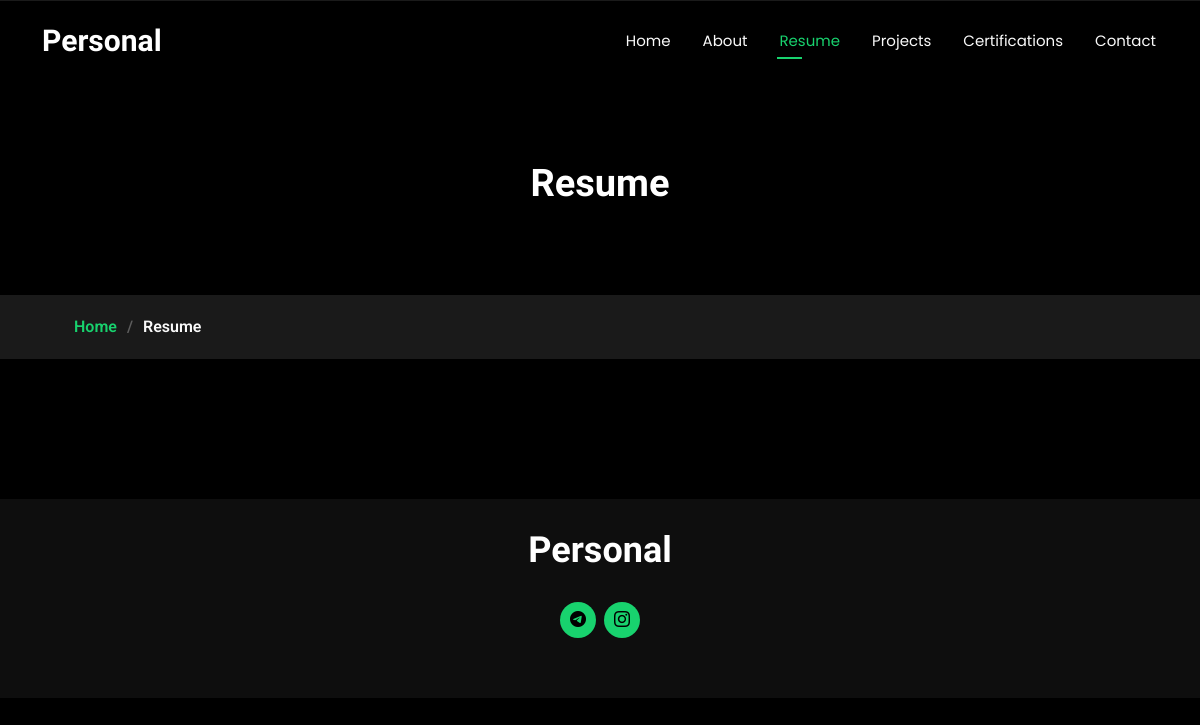
/resume/, run on an earlier commit of the app's database.
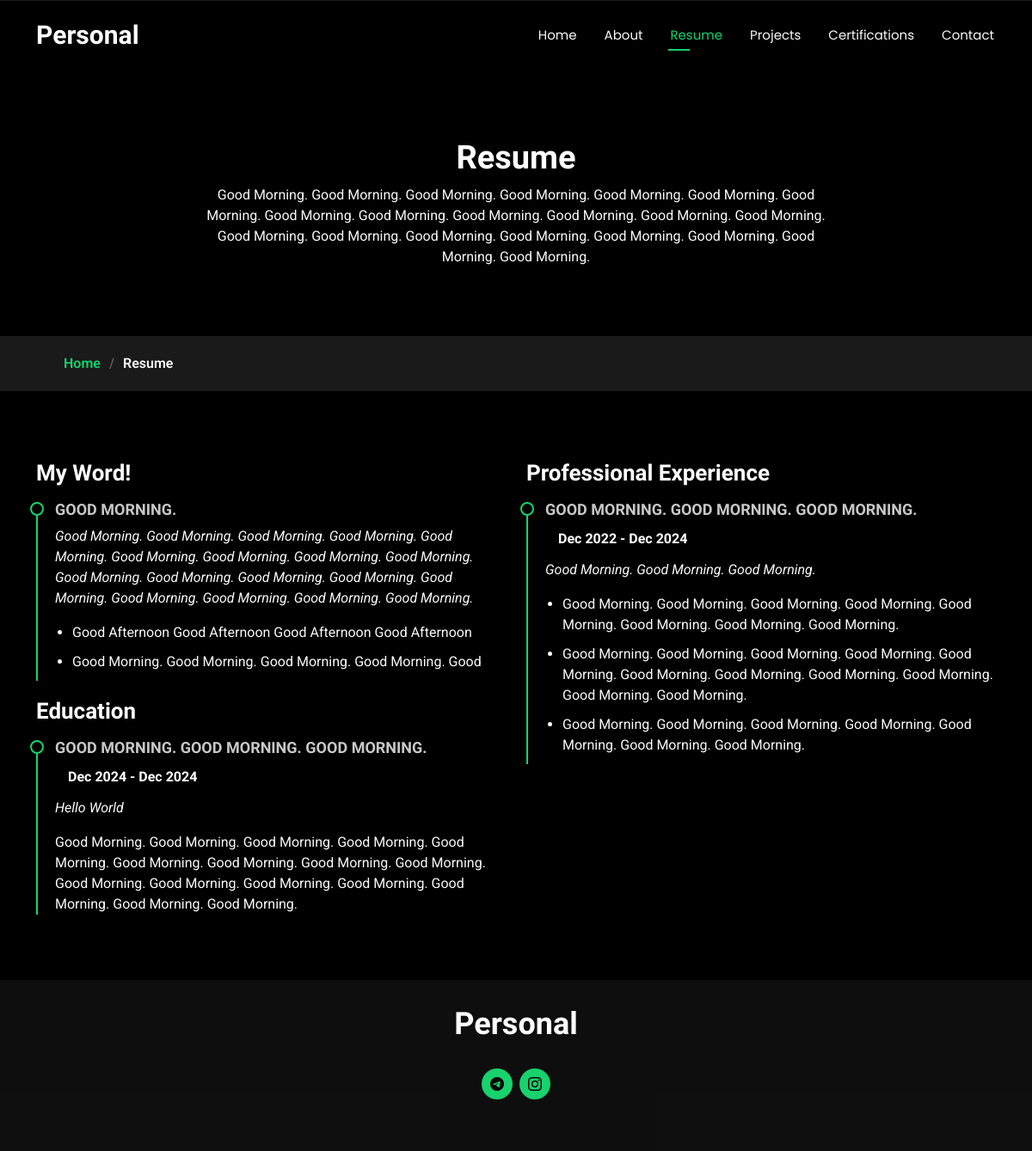
And on a later commit of the database.
### home/models.py (models this page shows, shortened)
class SocialMediaModel(models.Model):
    choices = (
        ('instagram', 'instagram'),
        ('telegram', 'telegram'),
        ('facebook', 'facebook'),
        ('linkedin', 'linkedin'),
    )
    social_media_app = models.CharField(max_length=11, choices=choices)
    social_media_url = models.URLField()
    person = models.ForeignKey(HomePageModel, on_delete=models.CASCADE, related_name='social_media_apps')
    created_at = models.DateTimeField(auto_now_add=True)
    updated_at = models.DateTimeField(auto_now=True)
    class Meta:
        verbose_name = 'Social Media App'
        verbose_name_plural = 'Social Media Apps'

### resume/models.py (models this page shows, shortened)
class ResumePageModel(models.Model):
    intro = models.TextField(null=True, blank=True)
    created_at = models.DateTimeField(auto_now_add=True)
    updated_at = models.DateTimeField(auto_now=True)
    class Meta:
        verbose_name = 'Resume Page'
        verbose_name_plural = 'Resume Page'

class SummaryModel(models.Model):
    section_title = models.CharField(max_length=25) # someone might call it, for example, "overall"; therefore i made this section name dynamic
    name = models.CharField(max_length=50)
    long_description = models.TextField()
    created_at = models.DateTimeField(auto_now_add=True)
    updated_at = models.DateTimeField(auto_now=True)
    class Meta:
        verbose_name = 'Resume Page Summary'
        verbose_name_plural = 'Resume Page Summary'

class SummarySmallInfosModel(models.Model):
    short_text = models.CharField(max_length=60)
    head = models.ForeignKey(SummaryModel, on_delete=models.CASCADE, related_name='short_texts')
    def __str__(self):
        return self.short_text
    class Meta:
        verbose_name = 'Text'
        verbose_name_plural = 'Texts'

class EducationsModel(models.Model):
    title = models.CharField(max_length=100)
    from_date = models.DateField()
    to_date = models.DateField()
    present_on = models.BooleanField(null=False)
    institution = models.CharField(max_length=100)
    description = models.TextField(null=True, blank=True)
    head = models.ForeignKey(ResumePageModel, on_delete=models.CASCADE, related_name='educations')
    class Meta:
        verbose_name = 'Education'
        verbose_name_plural = 'Educations'

class ExperiencesModel(models.Model):
    position = models.CharField(max_length=100)
    from_date = models.DateField(null=True, blank=True)
    to_date = models.DateField(null=True, blank=True)
    present_on = models.BooleanField(null=False)
    company = models.CharField(max_length=100)
    text1 = models.TextField(null=True, blank=True)
    text2 = models.TextField(null=True, blank=True)
    text3 = models.TextField(null=True, blank=True)
    text4 = models.TextField(null=True, blank=True)
    head = models.ForeignKey(ResumePageModel, on_delete=models.CASCADE, related_name='experiences')
    created_at = models.DateTimeField(auto_now_add=True)
    updated_at = models.DateTimeField(auto_now=True)
    class Meta:
        verbose_name = 'Work Experience'
        verbose_name_plural = 'Work Experiences'

### resume/views.py (the view)
# urls.py: path('', ResumeView.as_view(), name='page'),
class ResumeView(TemplateView):
    template_name = 'resume.html'
    def get_context_data(self, **kwargs):
        context = super().get_context_data(**kwargs)
        resume_data = ResumePageModel.objects.first()
        summary = SummaryModel.objects.all()
        if summary:
            summary = summary.first()
        social_media_apps = HomePageModel.objects.first().social_media_apps.all()
        context['social_media_apps'] = social_media_apps
        context['resume_data'] = resume_data
        context['summary'] = summary
        return context

### templates/resume.html (shortened to what the changed rows need)
{% extends 'bases/base.html' %}
{% load static %}
{% block content %}
<main class="main">
    <div class="page-title" data-aos="fade">
        <div class="heading">
            <div class="container">
                <div class="row d-flex justify-content-center text-center">
                    <div class="col-lg-8">
                        <h1>Resume</h1>
                        <p class="mb-0">{{resume_data.intro}}</p>
                    </div>
                </div>
            </div>
        </div>
        <nav class="breadcrumbs">
        </nav>
    </div>
    <section id="resume" class="resume section">
        <div class="container">
            <div class="row">
                <div class="col-lg-6" data-aos="fade-up" data-aos-delay="100">
                    <h3 class="resume-title">{{summary.section_title}}</h3>
                    {% if summary %}
                    <div class="resume-item pb-0">
                        <h4>{{summary.name}}</h4>
                        <p><em>{{summary.long_description}}</em></p>
                        <ul>
                            {% for short_text in summary.short_texts.all %}
                            <li>{{short_text}}</li>
                            {% endfor %}
                        </ul>
                    </div>
                    {% endif %}
                    {% if resume_data.educations.all %}
                    <h3 class="resume-title">Education</h3>
                    {% for education in resume_data.educations.all %}
                    <div class="resume-item">
                        <h4>{{education.title}}</h4>
                        {% if education.from_date %}
                        {% if education.to_date or education.present_on %}
                        {% if education.present_on %}
                        <h5>{{education.from_date|date:"M Y"}} - Present</h5>
                        {% else %}
                        <h5>{{education.from_date|date:"M Y"}} - {{education.to_date|date:"M Y"}}</h5>
                        {% endif %}
                        {% endif %}
                        {% endif %}
                        <p><em>{{education.institution}}</em></p>
                        {% if education.description %}
                        <p>{{education.description}}</p>
                        {% endif %}
                    </div>
                    {% endfor %}
                    {% endif %}
                </div>
                {% if resume_data.experiences.all %}
                <div class="col-lg-6" data-aos="fade-up" data-aos-delay="200">
                    <h3 class="resume-title">Professional Experience</h3>
                    {% for work_experience in resume_data.experiences.all %}
                    <div class="resume-item">
                        <h4>{{work_experience.position}}</h4>
                        {% if work_experience.from_date %}
                        {% if work_experience.to_date or work_experience.present_on %}
                        <h5>
                            {{ work_experience.from_date|date:"M Y" }} -
                            {% if work_experience.present_on %}
                            Present
                            {% else %}
                            {{ work_experience.to_date|date:"M Y" }}
                            {% endif %}
                        </h5>
                        {% endif %}
                        {% endif %}
                        {% if work_experience.company %}
                        <p><em>{{work_experience.company}} </em></p>
                        {% endif %}
                        <ul>
                            {% if work_experience.text1 %}
                            <li>{{work_experience.text1}}</li>
                            {% endif %}
                            {% if work_experience.text2 %}
                            <li>{{work_experience.text2}}</li>
                            {% endif %}
                            {% if work_experience.text3 %}
                            <li>{{work_experience.text3}}</li>
                            {% endif %}
                        </ul>
                    </div>
                    {% endfor %}
                </div>
                {% endif %}
            </div>
        </div>
    </section>
</main>
{% endblock %}

### templates/bases/footer.html (shortened to what this page needs)
{% load static %}
<footer id="footer" class="footer dark-background">
    <div class="container">
        <h3 class="sitename">Personal</h3>
        <div class="social-links d-flex justify-content-center">
            {% for media_app in social_media_apps %}
            <a href="{{media_app.social_media_url}}"><i class="bi bi-{{media_app.social_media_app}}"></i></a>
            {% endfor %}
        </div>
    </div>
</footer>

What changed in the data, as far as the page shows it:
added ResumePageModel: intro "Good Morning. Good Morning. Good Morning. Good Morning. Good Morning. Good Morning. Good Morning. Good Morning. Good Morning. Good Morning. Good Morning. Good Morning. Good Morning. Good Morning. Good Morning. Good Morning. Good Morning. Good Morning. Good Morning. Good Morning. Good Morning."
added SummaryModel: section_title "My Word!", name "GOOD MORNING.", long_description "Good Morning. Good Morning. Good Morning. Good Morning. Good Morning. Good Morning. Good Morning. Good Morning. Good Morning. Good Morning. Good Morning. Good Morning. Good Morning. Good Morning. Good Morning. Good Morning. Good Morning. Good Morning."
added SummarySmallInfosModel: short_text "Good Afternoon Good Afternoon Good Afternoon Good Afternoon"
added SummarySmallInfosModel: short_text "Good Morning. Good Morning. Good Morning. Good Morning. Good"
added EducationsModel: title "GOOD MORNING. GOOD MORNING. GOOD MORNING.", from_date "Dec 2024", to_date "Dec 2024", institution "Hello World", description "Good Morning. Good Morning. Good Morning. Good Morning. Good Morning. Good Morning. Good Morning. Good Morning. Good Morning. Good Morning. Good Morning. Good Morning. Good Morning. Good Morning. Good Morning. Good Morning."
added ExperiencesModel: position "GOOD MORNING. GOOD MORNING. GOOD MORNING.", from_date "Dec 2022", to_date "Dec 2024", company "Good Morning. Good Morning. Good Morning.", text1 "Good Morning. Good Morning. Good Morning. Good Morning. Good Morning. Good Morning. Good Morning. Good Morning.", text2 "Good Morning. Good Morning. Good Morning. Good Morning. Good Morning. Good Morning. Good Morning. Good Morning. Good Morning. Good Morning. Good Morning.", text3 "Good Morning. Good Morning. Good Morning. Good Morning. Good Morning. Good Morning. Good Morning."
Also different on the page:
text now shown: "Education Professional Experience"
